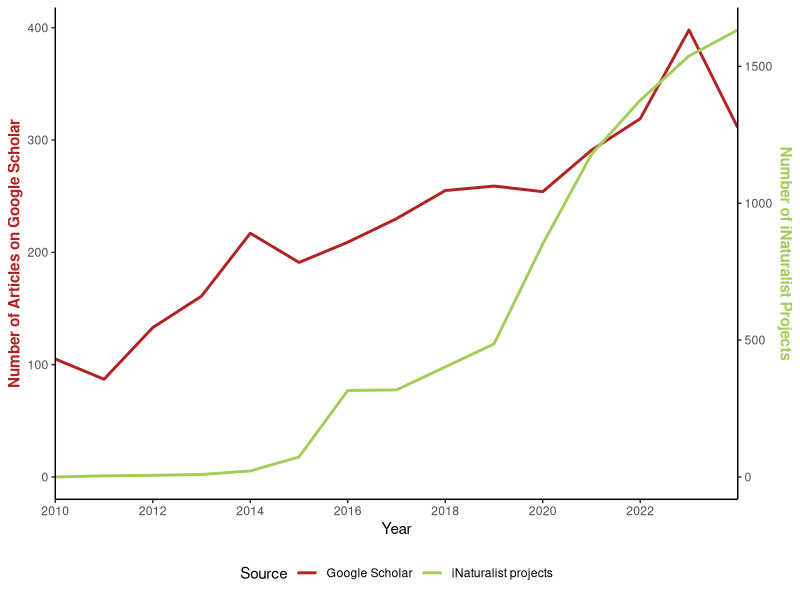
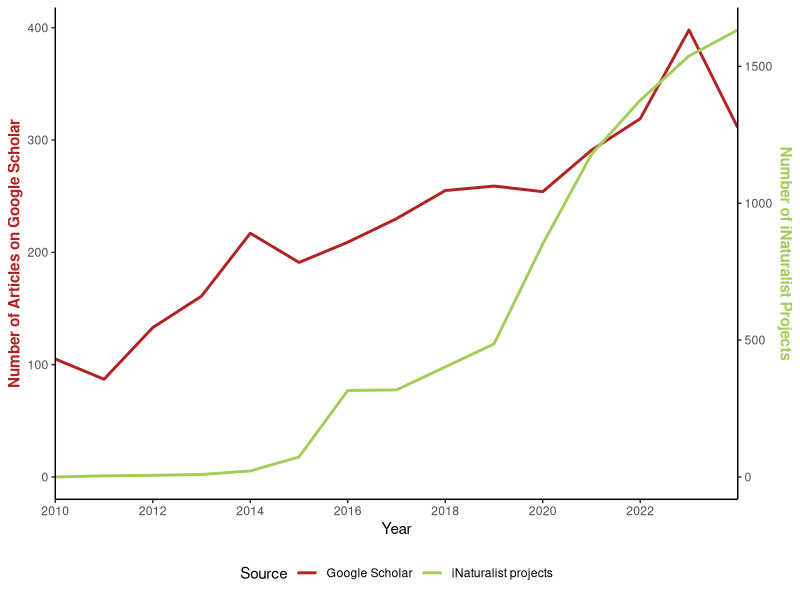

Recreate these plots in R, in order.
# Supplemental Analysis - Figure S4

# Determine popularity of bioblitzes by year in terms of it's presence in 
# the scientific literature and from iNaturalist projects

library(tidyverse)

#read in data
bioblitz_trends <- read_csv("Data/Supplemental_Analysis/bioblitz_trends.csv")

google <- bioblitz_trends %>%
  filter(Source == "Google Scholar")

inat <- bioblitz_trends %>%
  filter(Source == "iNaturalist Projects")

# Find scaling factor to align ranges
scale_factor <- max(google$n, na.rm=TRUE) / max(inat$n, na.rm=TRUE)

ggplot() +
  geom_line(data = google, aes(x = Year, y = n, color = "Google Scholar"), size = 1) +
  geom_line(data = inat, aes(x = Year, y = n * scale_factor, color = "iNaturalist projects"), size = 1) +
  scale_y_continuous(
    name = "Number of Articles on Google Scholar",
    sec.axis = sec_axis(~./scale_factor, name = "Number of iNaturalist Projects")
  ) +
  scale_color_manual(values = c("Google Scholar" = "firebrick", 
                                "iNaturalist projects" = "darkolivegreen3")) +
  scale_x_continuous(breaks = seq(2010, 2022, 2), expand = c(0, 0)) +
  theme_classic() +
  theme(
    axis.title.y.left = element_text(color = "firebrick", face="bold"),
    axis.title.y.right = element_text(color = "darkolivegreen3", face="bold"),
    legend.position = "bottom"
  ) +
  labs(x = "Year", color = "Source")

ggsave("Figures/Supplemental/Figure_S4.jpg", width=5, height=4)




